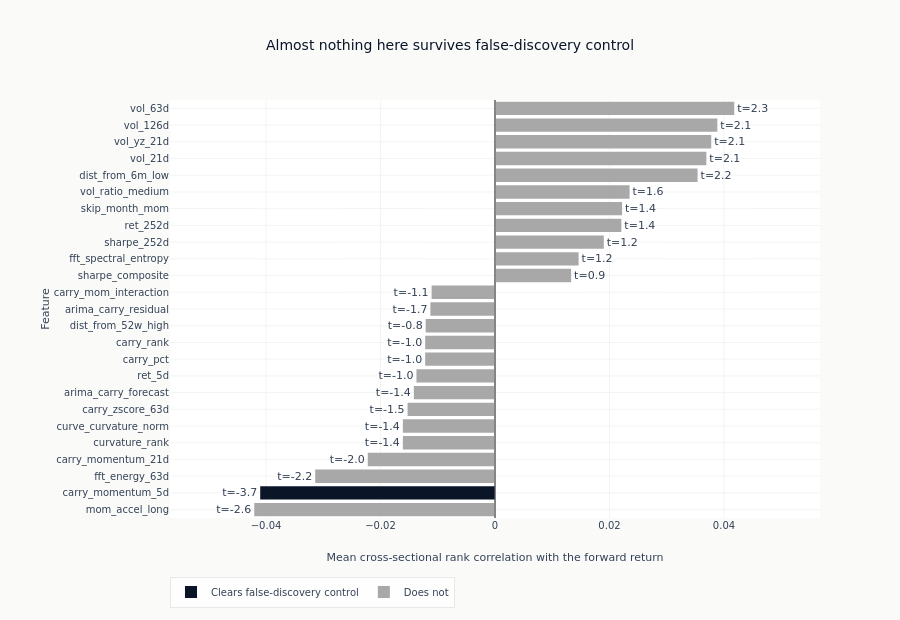

Notebook code cell kept with this figure:
### Markdown cell above
### Every feature ranked, with the correction attached

The bars are the average IC, ordered by size, and the number on each is its
Newey-West t-statistic. Colour is one thing throughout this section and the next: the
feature cleared false-discovery control, or it did not. Reading the two together is
the point - a bar can be among the longest and still be uncoloured, which says the
association is large relative to the others and small relative to its own uncertainty.

### Code cell
top = eval_summary.head(min(RANKED_SHOWN, len(eval_summary))).sort("ic_mean")

SURVIVES, DOES_NOT = COLORS["blue"], GRAY_FILLS["muted"]

fig = go.Figure(
    go.Bar(
        x=top["ic_mean"].to_list(),
        y=top["feature"].to_list(),
        orientation="h",
        marker_color=[SURVIVES if sig else DOES_NOT for sig in top["fdr_sig"].to_list()],
        text=[f"t={value:.1f}" for value in top["hac_t"].to_list()],
        textposition="outside",
        showlegend=False,
    )
)
for colour, label in ((SURVIVES, "Clears false-discovery control"), (DOES_NOT, "Does not")):
    fig.add_trace(go.Bar(x=[None], y=[None], orientation="h", marker_color=colour, name=label))
fig.add_vline(x=0, line=dict(color=GRAY_FILLS["border"], width=1))
# The t-statistic is drawn past the end of its bar, so the axis needs room beyond the
# longest one or the leftmost label runs into the feature names.
ic_span = max(abs(value) for value in top["ic_mean"].to_list()) * 1.35
fig.update_layout(
    template="ml4t",
    height=620,
    width=900,
    title_text="Almost nothing here survives false-discovery control",
    xaxis_title="Mean cross-sectional rank correlation with the forward return",
    xaxis_range=[-ic_span, ic_span],
    yaxis_title="Feature",
    margin=dict(l=170),
    legend=dict(orientation="h", y=-0.14),
)
show_plotly_with_alt(
    fig,
    "Horizontal bar chart of the mean cross-sectional rank correlation with the forward return, "
    "one bar per feature, sorted from the most positive at the top through zero to the most "
    "negative at the bottom, with each bar annotated by its t-statistic. The volatility family "
    "occupies the positive end and the carry-momentum family the negative end, but every bar is "
    "small, within a few hundredths of zero. Bars are shaded by whether they clear "
    "false-discovery control, and almost the whole chart is in the colour that does not.",
)

### Figure 1 — Plotly figure (JSON) as saved in the notebook; plotly's stock layout.template omitted (floating-point values rounded to 4 significant figures)
{"data": [{"marker": {"color": ["#a8a8a8", "#0a1628", "#a8a8a8", "#a8a8a8", "#a8a8a8", "#a8a8a8", "#a8a8a8", "#a8a8a8", "#a8a8a8", "#a8a8a8", "#a8a8a8", "#a8a8a8", "#a8a8a8", "#a8a8a8", "#a8a8a8", "#a8a8a8", "#a8a8a8", "#a8a8a8", "#a8a8a8", "#a8a8a8", "#a8a8a8", "#a8a8a8", "#a8a8a8", "#a8a8a8", "#a8a8a8"]}, "orientation": "h", "showlegend": false, "text": ["t=-2.6", "t=-3.7", "t=-2.2", "t=-2.0", "t=-1.4", "t=-1.4", "t=-1.5", "t=-1.4", "t=-1.0", "t=-1.0", "t=-1.0", "t=-0.8", "t=-1.7", "t=-1.1", "t=0.9", "t=1.2", "t=1.2", "t=1.4", "t=1.4", "t=1.6", "t=2.2", "t=2.1", "t=2.1", "t=2.1", "t=2.3"], "textposition": "outside", "type": "bar", "x": [-0.04206, -0.04102, -0.03141, -0.02223, -0.01609, -0.01609, -0.01527, -0.01418, -0.01373, -0.0122, -0.0122, -0.01211, -0.01129, -0.01107, 0.0133, 0.0146, 0.01901, 0.02207, 0.0222, 0.02351, 0.03539, 0.03692, 0.03778, 0.03884, 0.04179], "y": ["mom_accel_long", "carry_momentum_5d", "fft_energy_63d", "carry_momentum_21d", "curvature_rank", "curve_curvature_norm", "carry_zscore_63d", "arima_carry_forecast", "ret_5d", "carry_pct", "carry_rank", "dist_from_52w_high", "arima_carry_residual", "carry_mom_interaction", "sharpe_composite", "fft_spectral_entropy", "sharpe_252d", "ret_252d", "skip_month_mom", "vol_ratio_medium", "dist_from_6m_low", "vol_21d", "vol_yz_21d", "vol_126d", "vol_63d"]}, {"marker": {"color": "#0a1628"}, "name": "Clears false-discovery control", "orientation": "h", "type": "bar", "x": [null], "y": [null]}, {"marker": {"color": "#a8a8a8"}, "name": "Does not", "orientation": "h", "type": "bar", "x": [null], "y": [null]}], "layout": {"height": 620, "legend": {"orientation": "h", "y": -0.14}, "margin": {"l": 170}, "shapes": [{"line": {"color": "#666666", "width": 1}, "type": "line", "x0": 0, "x1": 0, "xref": "x", "y0": 0, "y1": 1, "yref": "y domain"}], "title": {"text": "Almost nothing here survives false-discovery control"}, "width": 900, "xaxis": {"range": [-0.05678, 0.05678], "title": {"text": "Mean cross-sectional rank correlation with the forward return"}}, "yaxis": {"title": {"text": "Feature"}}}}
